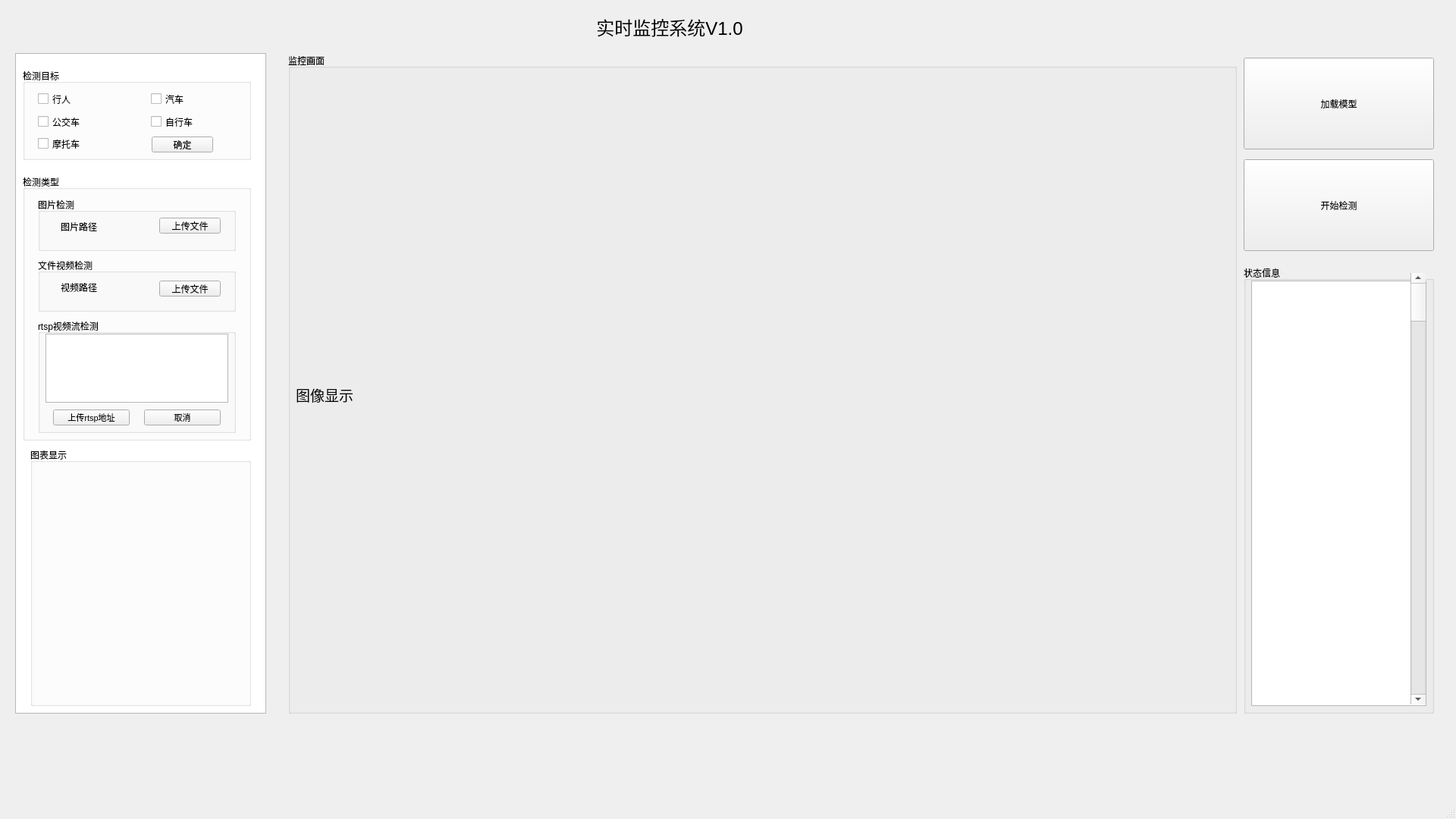
<?xml version="1.0" encoding="UTF-8"?>
<ui version="4.0">
 <class>MainWindow</class>
 <widget class="QMainWindow" name="MainWindow">
  <property name="enabled">
   <bool>true</bool>
  </property>
  <property name="geometry">
   <rect>
    <x>0</x>
    <y>0</y>
    <width>1920</width>
    <height>1080</height>
   </rect>
  </property>
  <property name="windowTitle">
   <string>MainWindow</string>
  </property>
  <widget class="QWidget" name="centralwidget">
   <widget class="QListWidget" name="listWidget">
    <property name="geometry">
     <rect>
      <x>20</x>
      <y>70</y>
      <width>331</width>
      <height>871</height>
     </rect>
    </property>
   </widget>
   <widget class="QGroupBox" name="groupBox">
    <property name="geometry">
     <rect>
      <x>30</x>
      <y>90</y>
      <width>301</width>
      <height>121</height>
     </rect>
    </property>
    <property name="title">
     <string>检测目标</string>
    </property>
    <widget class="QCheckBox" name="checkBox_5">
     <property name="geometry">
      <rect>
       <x>20</x>
       <y>90</y>
       <width>101</width>
       <height>19</height>
      </rect>
     </property>
     <property name="text">
      <string>摩托车</string>
     </property>
    </widget>
    <widget class="QWidget" name="layoutWidget">
     <property name="geometry">
      <rect>
       <x>20</x>
       <y>30</y>
       <width>291</width>
       <height>21</height>
      </rect>
     </property>
     <layout class="QHBoxLayout" name="horizontalLayout_3">
      <item>
       <widget class="QCheckBox" name="checkBox">
        <property name="text">
         <string>行人</string>
        </property>
       </widget>
      </item>
      <item>
       <widget class="QCheckBox" name="checkBox_2">
        <property name="text">
         <string>汽车</string>
        </property>
       </widget>
      </item>
     </layout>
    </widget>
    <widget class="QWidget" name="layoutWidget">
     <property name="geometry">
      <rect>
       <x>20</x>
       <y>60</y>
       <width>291</width>
       <height>21</height>
      </rect>
     </property>
     <layout class="QHBoxLayout" name="horizontalLayout_4">
      <item>
       <widget class="QCheckBox" name="checkBox_3">
        <property name="text">
         <string>公交车</string>
        </property>
       </widget>
      </item>
      <item>
       <widget class="QCheckBox" name="checkBox_4">
        <property name="text">
         <string>自行车</string>
        </property>
       </widget>
      </item>
     </layout>
    </widget>
    <widget class="QPushButton" name="pushButton_3">
     <property name="geometry">
      <rect>
       <x>170</x>
       <y>90</y>
       <width>81</width>
       <height>21</height>
      </rect>
     </property>
     <property name="text">
      <string>确定</string>
     </property>
    </widget>
   </widget>
   <widget class="QGroupBox" name="groupBox_2">
    <property name="geometry">
     <rect>
      <x>30</x>
      <y>230</y>
      <width>301</width>
      <height>351</height>
     </rect>
    </property>
    <property name="title">
     <string>检测类型</string>
    </property>
    <widget class="QGroupBox" name="groupBox_3">
     <property name="geometry">
      <rect>
       <x>20</x>
       <y>30</y>
       <width>261</width>
       <height>71</height>
      </rect>
     </property>
     <property name="title">
      <string>图片检测</string>
     </property>
     <widget class="QLabel" name="label">
      <property name="geometry">
       <rect>
        <x>30</x>
        <y>31</y>
        <width>60</width>
        <height>16</height>
       </rect>
      </property>
      <property name="text">
       <string>图片路径</string>
      </property>
     </widget>
     <widget class="QPushButton" name="pushButton_4">
      <property name="geometry">
       <rect>
        <x>160</x>
        <y>27</y>
        <width>81</width>
        <height>21</height>
       </rect>
      </property>
      <property name="text">
       <string>上传文件</string>
      </property>
     </widget>
    </widget>
    <widget class="QGroupBox" name="groupBox_4">
     <property name="geometry">
      <rect>
       <x>20</x>
       <y>110</y>
       <width>261</width>
       <height>71</height>
      </rect>
     </property>
     <property name="title">
      <string>文件视频检测</string>
     </property>
     <widget class="QPushButton" name="pushButton_6">
      <property name="geometry">
       <rect>
        <x>160</x>
        <y>30</y>
        <width>81</width>
        <height>21</height>
       </rect>
      </property>
      <property name="text">
       <string>上传文件</string>
      </property>
     </widget>
     <widget class="QLabel" name="label_2">
      <property name="geometry">
       <rect>
        <x>30</x>
        <y>31</y>
        <width>60</width>
        <height>16</height>
       </rect>
      </property>
      <property name="text">
       <string>视频路径</string>
      </property>
     </widget>
    </widget>
    <widget class="QGroupBox" name="groupBox_5">
     <property name="geometry">
      <rect>
       <x>20</x>
       <y>190</y>
       <width>261</width>
       <height>151</height>
      </rect>
     </property>
     <property name="title">
      <string>rtsp视频流检测</string>
     </property>
     <widget class="QTextEdit" name="textEdit">
      <property name="geometry">
       <rect>
        <x>10</x>
        <y>20</y>
        <width>241</width>
        <height>91</height>
       </rect>
      </property>
     </widget>
     <widget class="QPushButton" name="pushButton">
      <property name="geometry">
       <rect>
        <x>20</x>
        <y>120</y>
        <width>101</width>
        <height>21</height>
       </rect>
      </property>
      <property name="font">
       <font>
        <family>Arial</family>
        <pointsize>8</pointsize>
       </font>
      </property>
      <property name="text">
       <string>上传rtsp地址</string>
      </property>
     </widget>
     <widget class="QPushButton" name="pushButton_2">
      <property name="geometry">
       <rect>
        <x>140</x>
        <y>120</y>
        <width>101</width>
        <height>21</height>
       </rect>
      </property>
      <property name="font">
       <font>
        <family>Arial</family>
        <pointsize>8</pointsize>
       </font>
      </property>
      <property name="text">
       <string>取消</string>
      </property>
     </widget>
    </widget>
   </widget>
   <widget class="QGroupBox" name="groupBox_6">
    <property name="geometry">
     <rect>
      <x>380</x>
      <y>70</y>
      <width>1251</width>
      <height>871</height>
     </rect>
    </property>
    <property name="title">
     <string>监控画面</string>
    </property>
    <widget class="QLabel" name="label_3">
     <property name="geometry">
      <rect>
       <x>10</x>
       <y>30</y>
       <width>1231</width>
       <height>841</height>
      </rect>
     </property>
     <property name="font">
      <font>
       <family>Arial</family>
       <pointsize>14</pointsize>
      </font>
     </property>
     <property name="text">
      <string>图像显示</string>
     </property>
    </widget>
   </widget>
   <widget class="QGroupBox" name="groupBox_7">
    <property name="geometry">
     <rect>
      <x>40</x>
      <y>590</y>
      <width>291</width>
      <height>341</height>
     </rect>
    </property>
    <property name="title">
     <string>图表显示</string>
    </property>
    <widget class="QLabel" name="label_4">
     <property name="geometry">
      <rect>
       <x>20</x>
       <y>30</y>
       <width>261</width>
       <height>221</height>
      </rect>
     </property>
     <property name="text">
      <string/>
     </property>
    </widget>
   </widget>
   <widget class="QLabel" name="label_5">
    <property name="geometry">
     <rect>
      <x>580</x>
      <y>20</y>
      <width>621</width>
      <height>31</height>
     </rect>
    </property>
    <property name="font">
     <font>
      <family>Arial</family>
      <pointsize>18</pointsize>
     </font>
    </property>
    <property name="text">
     <string>                               实时监控系统V1.0</string>
    </property>
   </widget>
   <widget class="QPushButton" name="pushButton_5">
    <property name="geometry">
     <rect>
      <x>1640</x>
      <y>76</y>
      <width>251</width>
      <height>121</height>
     </rect>
    </property>
    <property name="text">
     <string>加载模型</string>
    </property>
   </widget>
   <widget class="QGroupBox" name="groupBox_8">
    <property name="geometry">
     <rect>
      <x>1640</x>
      <y>350</y>
      <width>251</width>
      <height>591</height>
     </rect>
    </property>
    <property name="autoFillBackground">
     <bool>true</bool>
    </property>
    <property name="title">
     <string>状态信息</string>
    </property>
    <widget class="QTextBrowser" name="textBrowser">
     <property name="geometry">
      <rect>
       <x>10</x>
       <y>20</y>
       <width>231</width>
       <height>561</height>
      </rect>
     </property>
    </widget>
    <widget class="QScrollBar" name="verticalScrollBar">
     <property name="geometry">
      <rect>
       <x>220</x>
       <y>10</y>
       <width>20</width>
       <height>569</height>
      </rect>
     </property>
     <property name="orientation">
      <enum>Qt::Vertical</enum>
     </property>
    </widget>
   </widget>
   <widget class="QPushButton" name="pushButton_7">
    <property name="geometry">
     <rect>
      <x>1640</x>
      <y>210</y>
      <width>251</width>
      <height>121</height>
     </rect>
    </property>
    <property name="text">
     <string>开始检测</string>
    </property>
   </widget>
  </widget>
  <widget class="QStatusBar" name="statusbar"/>
 </widget>
 <resources/>
 <connections/>
</ui>
